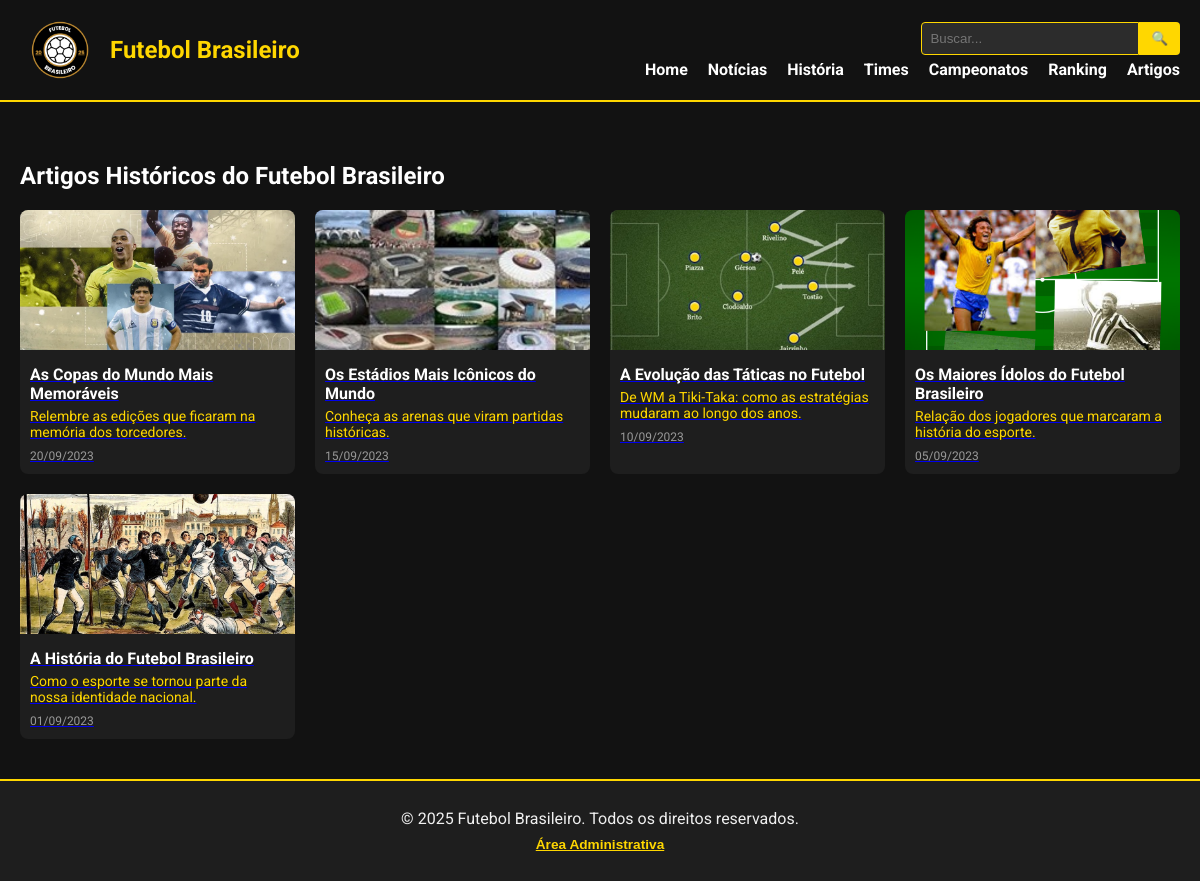
/artigos.php, run on the app's committed database.
### tables this page shows
CREATE TABLE `artigos` (
  `id` int(11) NOT NULL,
  `titulo` varchar(255) NOT NULL,
  `subtitulo` varchar(255) DEFAULT NULL,
  `imagem` text DEFAULT NULL,
  `categoria` varchar(100) DEFAULT NULL,
  `conteudo` text DEFAULT NULL,
  `data_publicacao` datetime NOT NULL DEFAULT current_timestamp()
);

### artigos.php (the view, shortened to what this page needs)
<?php
$host = 'localhost';
$dbname = 'futebol';
$username = 'root';
$password = '';
try {
    $pdo = new PDO("mysql:host=$host;dbname=$dbname;charset=utf8", $username, $password);
    $pdo->setAttribute(PDO::ATTR_ERRMODE, PDO::ERRMODE_EXCEPTION);
    $stmt = $pdo->query("SELECT * FROM artigos ORDER BY data_publicacao DESC");
    $artigos = $stmt->fetchAll(PDO::FETCH_ASSOC);
} catch (PDOException $e) {
    die("Erro na conexão com o banco de dados: " . $e->getMessage());
}
?>
<!DOCTYPE html>
<html lang="pt-br">
<head>
  <link rel="stylesheet" href="assets/css/header.css">
  <link rel="stylesheet" href="assets/css/footer.css">
  <link rel="stylesheet" href="assets/css/artigos.css">
</head>
<body>
<header class="site-header">
    <div class="header-container">
      <div class="logo-area">
        <img src="assets/images/logo.png" alt="Logo" class="logo">
        <span class="logo-text">Futebol Brasileiro</span>
      </div>
      <div class="menu-area">
        <form class="search-bar" action="busca.php" method="GET">
          <input type="text" name="query" placeholder="Buscar...">
          <button type="submit">🔍</button>
        </form>
        <nav class="menu-principal">
          <ul>
            <li><a href="index.php">Home</a></li>
            <li><a href="noticias.php">Notícias</a></li>
            <li><a href="historia.php">História</a></li>
            <li><a href="times.php">Times</a></li>
            <li><a href="campeonatos.php">Campeonatos</a></li>
            <li><a href="ranking.php">Ranking</a></li>
            <li><a href="artigos.php">Artigos</a></li>
          </ul>
        </nav>
      </div>
    </div>
  </header>
  <main>
    <section class="secao-artigos">
      <div class="container">
        <h1>Artigos Históricos do Futebol Brasileiro</h1>
        <div class="grade-artigos">
          <?php foreach ($artigos as $artigo): ?>
            <a class="card-artigo" href="artigos_detalhes.php?id=<?= $artigo['id'] ?>">
              <img src="<?= htmlspecialchars($artigo['imagem']) ?>" alt="Imagem do artigo">
              <div class="info">
                <h3><?= htmlspecialchars($artigo['titulo']) ?></h3>
                <p><?= htmlspecialchars($artigo['subtitulo']) ?></p>
                <span><?= date('d/m/Y', strtotime($artigo['data_publicacao'])) ?></span>
              </div>
            </a>
          <?php endforeach; ?>
        </div>
      </div>
    </section>
  </main>
  <footer class="rodape">
  <div class="rodape-container">
    <p>&copy; <?= date('Y') ?> Futebol Brasileiro. Todos os direitos reservados.</p>
    <p style="font-size: 0.9em;">
      <button onclick="mostrarLinkAdmin()" class="btn-link-admin">Área Administrativa</button>
    </p>
  </div>
</footer>
</body>
</html>

### assets/css/header.css (style rules this page uses)
.site-header { background-color: #121212; border-bottom: 2px solid #FFD700; padding: 10px 20px; position: sticky; top: 0; z-index: 1000; }
.header-container { display: flex; align-items: center; justify-content: space-between; max-width: 1200px; margin: 0 auto; flex-wrap: wrap; }
.logo-area { display: flex; align-items: center; font-family: 'Roboto', sans-serif; }
.logo { height: 80px; width: auto; margin-right: 10px; }
.logo-text { font-size: 24px; font-weight: bold; color: #FFD700; }
.menu-area { flex-grow: 1; display: flex; flex-direction: column; align-items: flex-end; }
.search-bar { display: flex; margin-bottom: 5px; }
.search-bar input[type="text"] { padding: 8px; border: 1px solid #FFD700; border-radius: 4px 0 0 4px; background-color: #2c2c2c; color: #fff; width: 200px; }
.search-bar button { padding: 8px 12px; background-color: #FFD700; border: none; border-radius: 0 4px 4px 0; color: #121212; font-weight: bold; cursor: pointer; transition: background 0.3s; }
.menu-principal ul { list-style: none; display: flex; gap: 20px; padding: 0; margin: 0; }
.menu-principal a { text-decoration: none; color: #fff; font-weight: bold; transition: color 0.3s; font-family: 'Roboto', sans-serif; }

### assets/css/footer.css (style rules this page uses)
.rodape { background-color: #1e1e1e; padding: 20px 10px; border-top: 2px solid #FFD700; color: #f0f0f0; text-align: center; font-family: 'Roboto', sans-serif; }
.rodape-container { max-width: 1200px; margin: 0 auto; }
.rodape-container p { margin: 8px 0; }
.btn-link-admin { background-color: transparent; border: none; color: #FFD700; cursor: pointer; font-weight: bold; text-decoration: underline; font-size: 0.95em; }

### assets/css/artigos.css (style rules this page uses)
body { margin: 0; padding: 0; background-color: #121212; color: #fff; font-family: 'Roboto', sans-serif; }
.secao-artigos { padding: 40px 20px; }
.grade-artigos { display: grid; grid-template-columns: repeat(auto-fill, minmax(220px, 1fr)); gap: 20px; }
.card-artigo { background-color: #1e1e1e; border-radius: 8px; overflow: hidden; transition: transform 0.2s; }
.card-artigo img { width: 100%; height: 140px; object-fit: cover; display: block; }
.card-artigo .info { padding: 10px; }
.card-artigo h3 { font-size: 16px; margin: 5px 0; color: #fff; }
.card-artigo p { font-size: 14px; color: #FFD700; margin: 5px 0; }
.card-artigo span { font-size: 12px; color: #999; }

### data on the page
artigos: imagem (picture), titulo "As Copas do Mundo Mais Memoráveis", subtitulo "Relembre as edições que ficaram na memória dos torcedores.", data_publicacao "20/09/2023"
artigos: imagem (picture), titulo "Os Estádios Mais Icônicos do Mundo", subtitulo "Conheça as arenas que viram partidas históricas.", data_publicacao "15/09/2023"
artigos: imagem (picture), titulo "A Evolução das Táticas no Futebol", subtitulo "De WM a Tiki-Taka: como as estratégias mudaram ao longo dos anos.", data_publicacao "10/09/2023"
artigos: shows a picture, titulo "Os Maiores Ídolos do Futebol Brasileiro", subtitulo "Relação dos jogadores que marcaram a história do esporte.", data_publicacao "05/09/2023"
artigos: imagem (picture), titulo "A História do Futebol Brasileiro", subtitulo "Como o esporte se tornou parte da nossa identidade nacional.", data_publicacao "01/09/2023"
